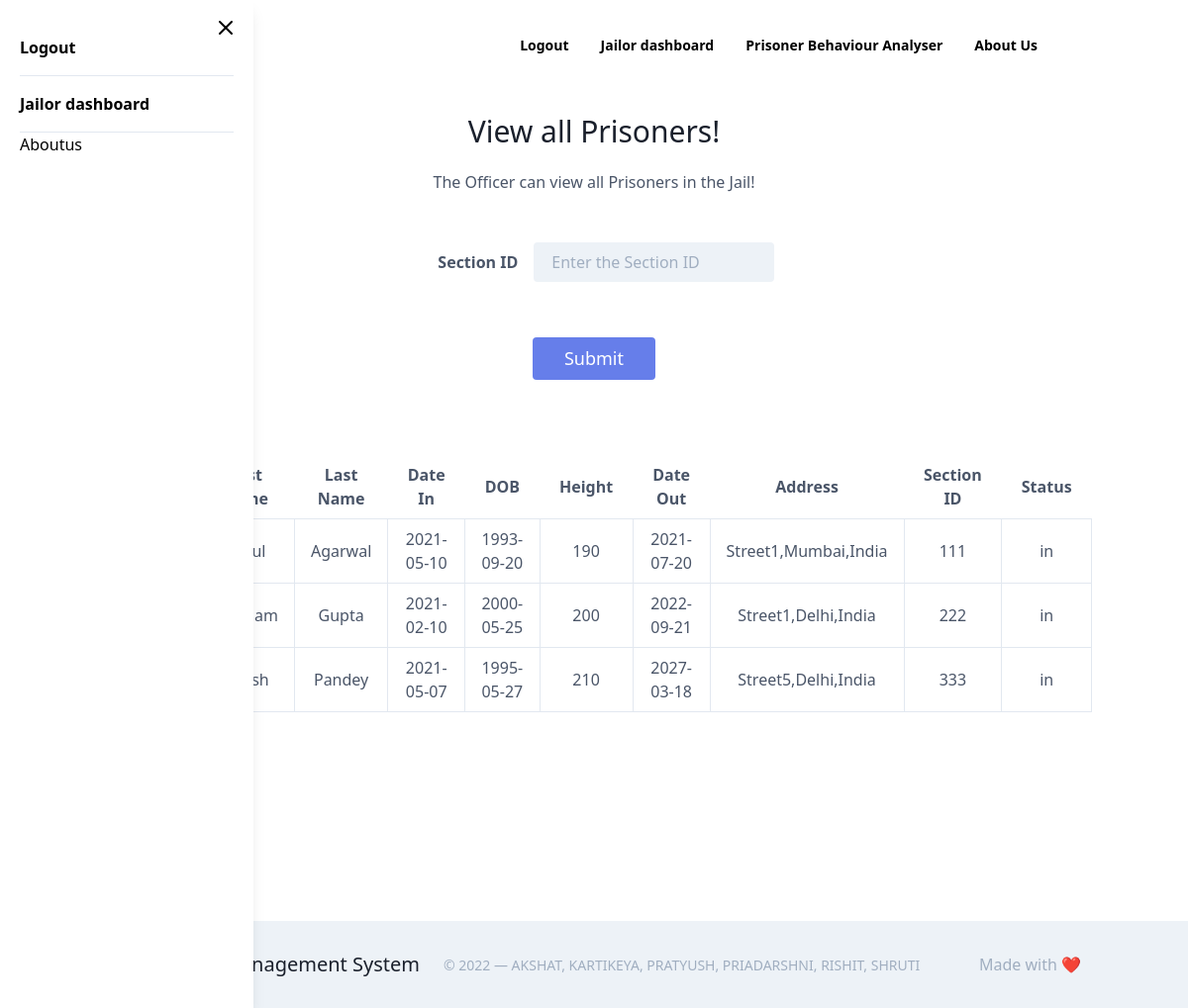
/prisoner_view.php (signed in), run on the app's committed database.
### tables this page shows
CREATE TABLE Prisoner(
	Prisoner_id int(11) AUTO_INCREMENT not null primary key,
    First_name varchar(25) not null,
    Last_name varchar(25) not null,
    Date_in date not null,
    Dob date not null,
    Height int(3) not null,
    Date_out date not null,
    Address longtext not null,
    Section_id int(3) not null,
    Status_inout varchar(3) not null
);

### prisoner_view.php (the view, shortened to what this page needs)
<?php
    require 'header.php';
    ?>
  <form action="includes/prisoner_view.inc.php" method="post">
  <div class="flex flex-col h-screen">
    <section class="text-gray-700 body-font relative flex-grow">
      <div class="container px-5 my-5 mx-auto">
        <div class="flex flex-col text-center w-full mb-12">
          <h1
            class="sm:text-3xl text-2xl font-medium title-font mb-4 text-gray-900"
          >
          View all Prisoners!
          </h1>
          <p class="lg:w-2/3 mx-auto leading-relaxed text-base">
            The Officer can view all Prisoners in the Jail!
          </p>
        </div>
      </div>
      <div class="container px-5 my-5 mx-auto md:flex md:justify-center mb-6">
      <form class="w-full max-w-sm md:items-center">
        <div class="md:flex md:items-center mb-6">
          <div class="md:w-1/3">
            <label class="block text-gray-700 font-bold md:text-right mb-1 md:mb-0 pr-4" for="inline-full-name">
              Section ID
            </label>
          </div>
          <div class="md:w-2/3">
            <input class="bg-gray-200 appearance-none border-2 border-gray-200 rounded w-full py-2 px-4 text-gray-700 leading-tight focus:outline-none focus:bg-white focus:outline-none focus:border-indigo-500" id="inline-full-name" type="text" placeholder="Enter the Section ID" name="sec_id">
          </div>
        </div>
      </form>
      </div>
      <div class="p-2 w-full">
        <button
          class="flex mx-auto text-white bg-indigo-500 border-0 py-2 px-8 focus:outline-none hover:bg-indigo-600 rounded text-lg" name="btn"
        >
          Submit
        </button>
      </div>
      </section>
</form>
<?php
    $sql="SELECT * FROM Prisoner ";
    $result=mysqli_query($conn,$sql);
    $resultCheck=mysqli_num_rows($result);
    if($resultCheck > 0){?>
  <section class="text-gray-700 body-font relative">
    <div class="container text-center px-5 my-5 mx-auto">
        <div class="flex items-center justify-center bg-gray-50 pt-12 pb-56 px-4 sm:px-6 lg:px-8">
        <table class="table-fixed">
            <thead>
              <tr>
                <th class="w-1/4 px-4 py-2">Prisoner ID</th>
                <th class="w-1/4 px-5 py-2">First Name</th>
                <th class="w-1/4 px-5 py-2">Last Name</th>
                <th class="w-1/4 px-5 py-2">Date In</th>
                <th class="w-1/4 px-5 py-2">DOB</th>
                <th class="w-1/4 px-5 py-2">Height</th>
                <th class="w-1/4 px-5 py-2">Date Out</th>
                <th class="w-1/4 px-5 py-2">Address</th>
                <th class="w-1/4 px-5 py-2">Section ID</th>
                <th class="w-1/4 px-5 py-2">Status</th>
              </tr>
            </thead>
            <tbody>
        <?php
         while($row=mysqli_fetch_assoc($result)){ ?>
              <tr>
                <td class="border px-4 py-2"><?php echo"PRI".$row['Prisoner_id']."<br>";?></td>
                <td class="border px-4 py-2"><?php echo$row['First_name']."<br>";?></td>
                <td class="border px-4 py-2"><?php echo$row['Last_name']."<br>";?></td>
                <td class="border px-4 py-2"><?php echo$row['Date_in']."<br>";?></td>
                <td class="border px-4 py-2"><?php echo$row['Dob']."<br>";?></td>
                <td class="border px-4 py-2"><?php echo$row['Height']."<br>";?></td>
                <td class="border px-4 py-2"><?php echo$row['Date_out']."<br>";?></td>
                <td class="border px-4 py-2"><?php echo$row['Address']."<br>";?></td>
                <td class="border px-4 py-2"><?php echo$row['Section_id']."<br>";?></td>
                <td class="border px-4 py-2"><?php echo$row['Status_inout']."<br>";?></td>
              </tr>
        <?php }?>
        </tbody>
          </table>
    <?php }
   ?>
    </div>
  </div>
</section>
<footer class="foot">
<?php
 require'footer.php';?>

### prisoner_view.php (style rules this page uses)
.foot { padding-top:55px; }

### data on the page
prisoner: Last_name "Agarwal", Date_in "2021-05-10", Dob "1993-09-20", Height "190", Date_out "2021-07-20", Address "Street1,Mumbai,India", Section "111", Status_inout "in"
prisoner: Last_name "Gupta", Date_in "2021-02-10", Dob "2000-05-25", Height "200", Date_out "2022-09-21", Address "Street1,Delhi,India", Section "222", Status_inout "in"
prisoner: Last_name "Pandey", Date_in "2021-05-07", Dob "1995-05-27", Height "210", Date_out "2027-03-18", Address "Street5,Delhi,India", Section "333", Status_inout "in"
